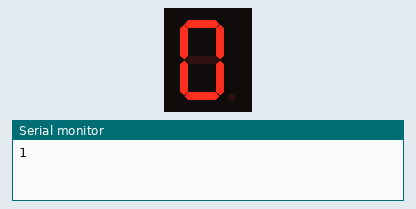
This sketch was run on a simulated Arduino Uno, built with avr-gcc and run on an emulated ATmega328P. On the bench: 1-digit seven-segment display, the last lines printed to the serial monitor. Wiring (inferred from the names in the program): 1-digit 7-segment display, segments lit when HIGH: segments pin 2, pin 3, pin 4, pin 5, pin 6, pin 7, pin 8. The segment pins are drawn as the display they are named for.

Above: at 0.1 s.
At 1.1 s:
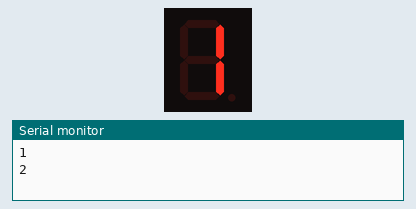
At 2.1 s:
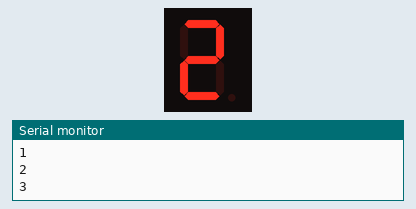
At 4.1 s:
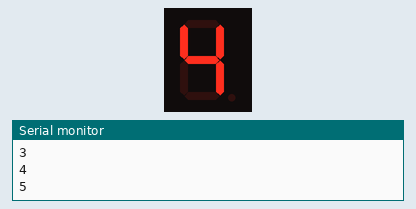
At 6.1 s:
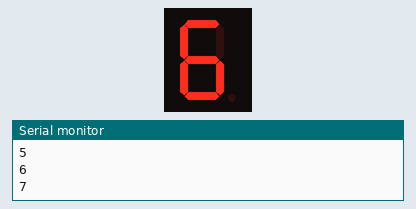
At 9.1 s:
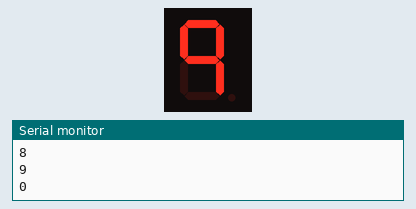

Measured:
- by itself, everything shown: repeats every 10.0 s, in 10 steps
- what the display in image 1 shows lasts 1.0 s, from 1.0 s to 2.0 s

The sketch:

Led7Segmentos.ino
```cpp
//Definicion de pines de I/O
#define pA 2
#define pB 3
#define pC 4
#define pD 5
#define pE 6
#define pF 7
#define pG 8

//Definicion de variables
unsigned int cont = 0;

void int2bcd(unsigned int num)  //Función que toma un numero entero y lo convierte a BCD
{
  switch (num)
  {
    case 0:
      digitalWrite(pA, HIGH);
      digitalWrite(pB, HIGH);
      digitalWrite(pC, HIGH);
      digitalWrite(pD, HIGH);
      digitalWrite(pE, HIGH);
      digitalWrite(pF, HIGH);
      digitalWrite(pG, LOW);
      break;

    case 1:
      digitalWrite(pA, LOW);
      digitalWrite(pB, HIGH);
      digitalWrite(pC, HIGH);
      digitalWrite(pD, LOW);
      digitalWrite(pE, LOW);
      digitalWrite(pF, LOW);
      digitalWrite(pG, LOW);
      break;

    case 2:
      digitalWrite(pA, HIGH);
      digitalWrite(pB, HIGH);
      digitalWrite(pC, LOW);
      digitalWrite(pD, HIGH);
      digitalWrite(pE, HIGH);
      digitalWrite(pF, LOW);
      digitalWrite(pG, HIGH);
      break;

    case 3:
      digitalWrite(pA, HIGH);
      digitalWrite(pB, HIGH);
      digitalWrite(pC, HIGH);
      digitalWrite(pD, HIGH);
      digitalWrite(pE, LOW);
      digitalWrite(pF, LOW);
      digitalWrite(pG, HIGH);
      break;

    case 4:
      digitalWrite(pA, LOW);
      digitalWrite(pB, HIGH);
      digitalWrite(pC, HIGH);
      digitalWrite(pD, LOW);
      digitalWrite(pE, LOW);
      digitalWrite(pF, HIGH);
      digitalWrite(pG, HIGH);
      break;

    case 5:
      digitalWrite(pA, HIGH);
      digitalWrite(pB, LOW);
      digitalWrite(pC, HIGH);
      digitalWrite(pD, HIGH);
      digitalWrite(pE, LOW);
      digitalWrite(pF, HIGH);
      digitalWrite(pG, HIGH);
      break;

    case 6:
      digitalWrite(pA, HIGH);
      digitalWrite(pB, LOW);
      digitalWrite(pC, HIGH);
      digitalWrite(pD, HIGH);
      digitalWrite(pE, HIGH);
      digitalWrite(pF, HIGH);
      digitalWrite(pG, HIGH);
      break;

    case 7:
      digitalWrite(pA, HIGH);
      digitalWrite(pB, HIGH);
      digitalWrite(pC, HIGH);
      digitalWrite(pD, LOW);
      digitalWrite(pE, LOW);
      digitalWrite(pF, LOW);
      digitalWrite(pG, LOW);
      break;

    case 8:
      digitalWrite(pA, HIGH);
      digitalWrite(pB, HIGH);
      digitalWrite(pC, HIGH);
      digitalWrite(pD, HIGH);
      digitalWrite(pE, HIGH);
      digitalWrite(pF, HIGH);
      digitalWrite(pG, HIGH);
      break;

    case 9:
      digitalWrite(pA, HIGH);
      digitalWrite(pB, HIGH);
      digitalWrite(pC, HIGH);
      digitalWrite(pD, LOW);
      digitalWrite(pE, LOW);
      digitalWrite(pF, HIGH);
      digitalWrite(pG, HIGH);
      break;
  }
}

void setup()
{
  pinMode(pA, OUTPUT);
  pinMode(pB, OUTPUT);
  pinMode(pC, OUTPUT);
  pinMode(pD, OUTPUT);
  pinMode(pE, OUTPUT);
  pinMode(pF, OUTPUT);
  pinMode(pG, OUTPUT);
  digitalWrite(pA, LOW);
  digitalWrite(pB, LOW);
  digitalWrite(pC, LOW);
  digitalWrite(pD, LOW);
  digitalWrite(pE, LOW);
  digitalWrite(pF, LOW);
  digitalWrite(pG, LOW);
  Serial.begin(9600);
}

void loop()
{
  int2bcd(cont);  //Convierto el contador a BCD y lo muestro en el display de 7 segmentos
  cont = cont + 1;  //Incremento contador
  if (cont > 9) //Si el contador es mayor a 9, reinicie
  {
    cont = 0;
  }
  Serial.println(cont);
  delay(1000);  //Retardo de 1 segundo
}
```
